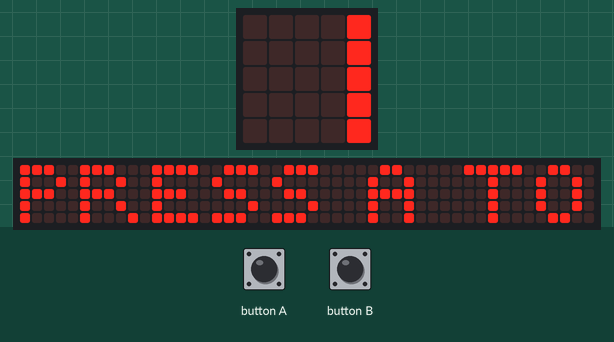
Simulated run of this program. Board: BBC micro:bit running MicroPython. Parts: the board's 5×5 LED display, a strip that is not on the board, showing the scrolling text unrolled. The inputs (shaded band) are chosen by the test bench. No radio messages arrive unless stated (any console line starting 'radio sent:' is added by the test bench); the 48×5 strip is a reading aid, not a part: it shows the text the display is scrolling, unrolled, one strip-width of it at a time; what the program prints to the serial console is not drawn.

Above: at 0.1 s.
At 0.5 s:
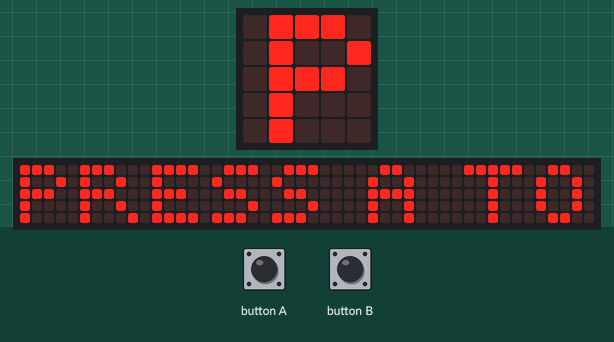
At 12.4 s:
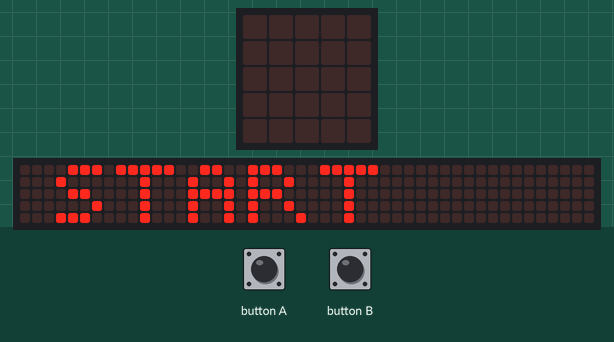

The program:

Starter.py
```python
from microbit import *
import radio

#This microbit if for sending START to runners and reset their state

GROUP = 188
radio.on()
radio.config(group=GROUP, power=7)

display.scroll("PRESS A TO START")

while True:
    if button_a.was_pressed():
        radio.send("START")

    if button_b.was_pressed():
        radio.send("RESET")
```
